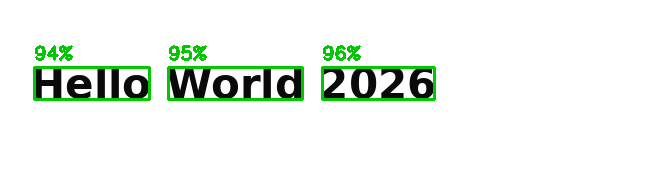
#> input picture ocr_output_annotated.png, 650 x 180 px, given in place of sample_text (1).png, which was not available
$ jupyter execute task_4.ipynb   (shell and % lines are left out)
#> lines starting #> are read from the running program, lines starting #| are printed output that depends on the picture; after the words box and inside, x2 and y2 are one past the last pixel; in counts of white or black regions, pixels touching at a corner belong together; pictures that were not available may be replaced by others from this repository, and a replacement may not be noted
[cell 1]
"""
Project 4 - Path 1: Optical Character Recognition (OCR)
DecodeLabs Industrial Training Kit

Satisfies all 4 Gatekeeper Rule checkpoints:
  1. Library Integration      -> pytesseract, error-free
  2. Pre-Processing Integrity -> Grayscale + Adaptive Thresholding
  3. Accuracy Benchmarking    -> keeps only words with confidence >= 80%
  4. Visual Confirmation      -> prints clean text + saves annotated image
"""

import cv2
import pytesseract
from pytesseract import Output

# ---- CONFIG ----
IMAGE_PATH = "/content/sample_text (1).png"        # <-- change to your own image
CONFIDENCE_THRESHOLD = 80             # rubric minimum: 80%
OUTPUT_PATH = "ocr_output_annotated.png"


"""Reads the raw image, converts it from color (RGB) to grayscale to reduce data complexity,
then applies Gaussian blur to remove noise,
and finally Otsu's adaptive thresholding to turn it into pure black-and-white. This is the mandatory
"Pre-Processing Integrity" step — it prepares a clean, high-contrast image so the OCR engine can read characters accurately."""
def preprocess_image(image_path):

#> called with image_path = '/content/sample_text (1).png'
    original = cv2.imread(image_path)
#> original is the input picture: shape (180, 650, 3); mean B, G, R 235.9, 242.4, 235.9
    if original is None:
        raise FileNotFoundError(f"Could not read image at '{image_path}'")

    # Step 1: Grayscale Conversion - collapses 3D RGB matrix to 1D intensity
    gray = cv2.cvtColor(original, cv2.COLOR_BGR2GRAY)
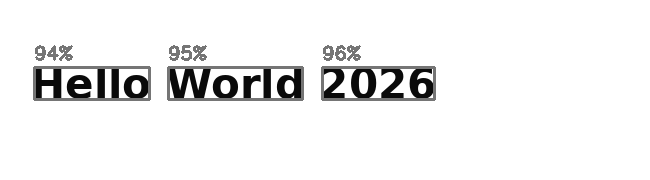
#> gray: shape (180, 650); min 10, max 255, mean 239.7

    # Light Gaussian blur to remove noise before thresholding
    blurred = cv2.GaussianBlur(gray, (5, 5), 0)
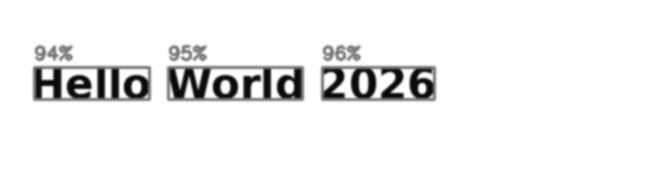
#> blurred: shape (180, 650); min 10, max 255, mean 239.7

    # Adaptive Thresholding (Otsu's Method) - forces binary black/white
    _, thresh = cv2.threshold(
        blurred, 0, 255, cv2.THRESH_BINARY + cv2.THRESH_OTSU
    )
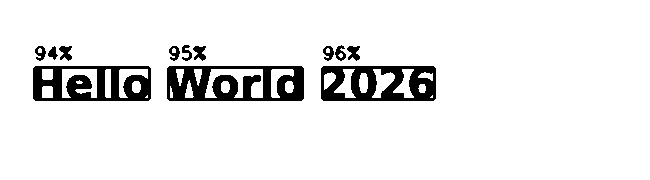
#> thresh: shape (180, 650); 92% white; 12 black regions, largest, box (x1, y1, x2, y2) and area: (167, 66, 304, 101) 3144, (33, 66, 151, 101) 2679, (321, 66, 436, 101) 2640

    return original, thresh

[cell 2]
"""
Sends the cleaned image into pytesseract (the Python wrapper for Google's Tesseract OCR engine).
It returns every detected word along with its bounding box position and a confidence score.
This is the core "Library Integration" step — it's what actually performs the recognition.
"""
def run_ocr(processed_image, psm=6):

    config = f"--psm {psm}"
    data = pytesseract.image_to_data(
        processed_image, config=config, output_type=Output.DICT
    )
    return data

[cell 3]
"""
Loops through all detected words and keeps only the ones with confidence ≥ 80%, discarding the rest.
 This enforces the rubric's "Accuracy Benchmarking" requirement — it stops low-confidence guesses (noise, misreads) from polluting the final output.
"""
def filter_by_confidence(data, threshold=CONFIDENCE_THRESHOLD):

    kept_words = []
    boxes = []
    n = len(data["text"])
    for i in range(n):
        text = data["text"][i].strip()
        conf = int(float(data["conf"][i])) if data["conf"][i] != "-1" else -1
        if text and conf >= threshold:
            kept_words.append(text)
            boxes.append((
                data["left"][i], data["top"][i],
                data["width"][i], data["height"][i], conf
            ))
    return kept_words, boxes

[cell 4]
"""Draws a green bounding box and confidence label around each word that passed the filter,
then saves the annotated image to disk.
 This satisfies "Visual Confirmation" — proof that the recognition actually worked, not just printed text."""
def draw_confirmation(original_image, boxes, output_path):

    annotated = original_image.copy()
    for (x, y, w, h, conf) in boxes:
        cv2.rectangle(annotated, (x, y), (x + w, y + h), (0, 200, 0), 2)
        cv2.putText(
            annotated, f"{conf}%", (x, max(0, y - 8)),
            cv2.FONT_HERSHEY_SIMPLEX, 0.6, (0, 200, 0), 2
        )
    cv2.imwrite(output_path, annotated)
    return output_path

[cell 5]
def main():
    original, processed = preprocess_image(IMAGE_PATH)
    data = run_ocr(processed, psm=6)
    words, boxes = filter_by_confidence(data, CONFIDENCE_THRESHOLD)

    final_text = " ".join(words)
    print("=" * 50)
    print(f"VALIDATED OUTPUT (confidence >= {CONFIDENCE_THRESHOLD}%)")
    print("=" * 50)
    print(final_text if final_text else "[No text passed the confidence gate]")
    print("-" * 50)
    for w, (x, y, wd, ht, c) in zip(words, boxes):
        print(f"  '{w}'  -> confidence: {c}%  @ ({x},{y},{wd},{ht})")

    saved_path = draw_confirmation(original, boxes, OUTPUT_PATH)
    print(f"\nAnnotated confirmation image saved to: {saved_path}")


if __name__ == "__main__":
    main()
#> (the call stopped at in run_ocr, `data = pytesseract.image_to_data( processed_image, config=config, outp..`: pytesseract is not available in this run)
